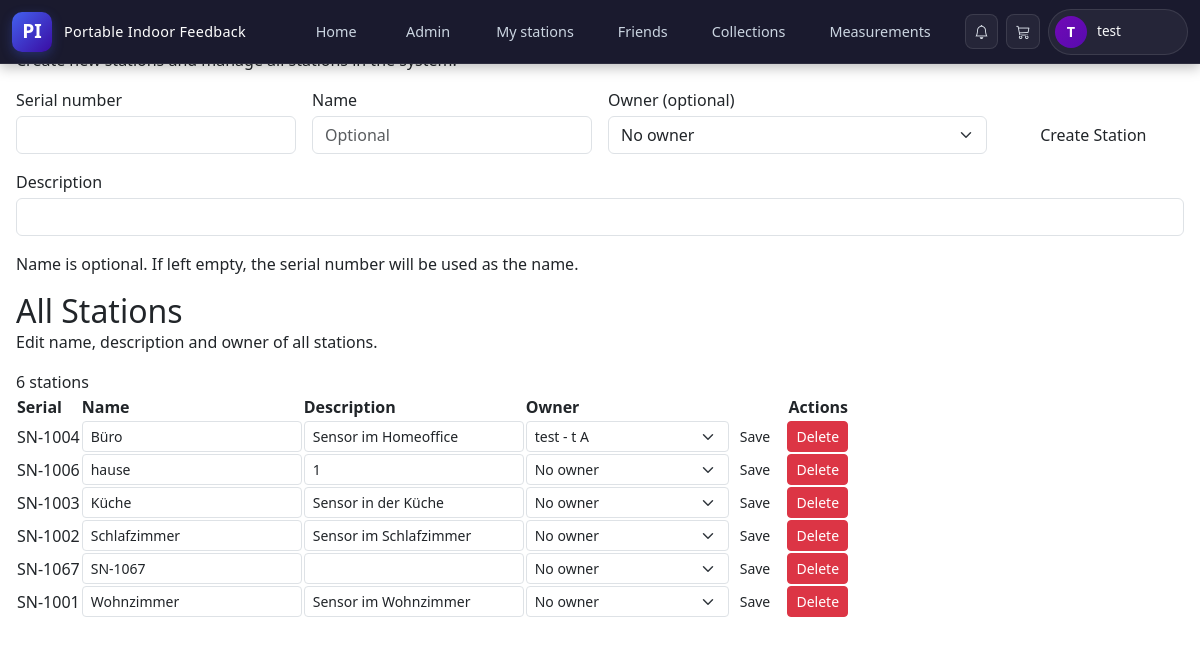
The page /admin/admin_stations.php (signed in) on the database its author committed.
### tables this page shows
CREATE TABLE `station` (
  `pk_serialNumber` varchar(50) NOT NULL,
  `name` varchar(100) DEFAULT NULL,
  `description` text,
  `fk_user_owns` varchar(50) DEFAULT NULL,
  `status` enum('Active','Paused') NOT NULL DEFAULT 'Active'
);

CREATE TABLE `user` (
  `pk_username` varchar(50) NOT NULL,
  `firstName` varchar(50) NOT NULL,
  `lastName` varchar(50) NOT NULL,
  `password` varchar(255) NOT NULL,
  `email` varchar(50) NOT NULL,
  `role` enum('User','Admin') NOT NULL DEFAULT 'User',
  `code` int DEFAULT NULL,
  `status` varchar(20) NOT NULL DEFAULT 'notverified',
  `mustChangePassword` tinyint(1) NOT NULL DEFAULT '0'
);

### admin/admin_stations.php (the view, shortened to what this page needs)
<?php
require '../includes/db_connection.php';
$stations_res = mysqli_query(
    $link,
    "SELECT station.pk_serialNumber, station.name, station.description,
            station.fk_user_owns, u.firstName, u.lastName
     FROM station
     LEFT JOIN user u ON station.fk_user_owns = u.pk_username
     ORDER BY station.name"
);
$users_res = mysqli_query(
    $link,
    "SELECT pk_username, firstName, lastName FROM user ORDER BY pk_username"
);
$users = [];
while ($u = mysqli_fetch_assoc($users_res)) {
    $users[] = $u;
}
$station_count = mysqli_num_rows($stations_res);
mysqli_data_seek($stations_res, 0);
?>
<?php include '../includes/header.php'; ?>
<main class="main-shell d-flex justify-content-center">
    <div class="container-xxl px-3">
        <section class="glass-card mb-3">
            <div class="glass-card-header">
                <div>
                    <h1 class="glass-card-title mb-0">
                    </h1>
                    <p class="glass-card-sub">
                    </p>
                </div>
            </div>
            <form method="post" class="row g-3 align-items-end">
                <div class="col-md-3">
                    <label class="form-label mb-1">
                        <?php echo ($lang === 'de') ? 'Seriennummer' : 'Serial number'; ?>
                    </label>
                    <input type="text" name="pk_serialNumber" class="form-control" required>
                </div>
                <div class="col-md-3">
                    <label class="form-label mb-1">
                        <?php echo ($lang === 'de') ? 'Name' : 'Name'; ?>
                    </label>
                    <input type="text" name="name" class="form-control" placeholder="Optional">
                </div>
                <div class="col-md-4">
                    <label class="form-label mb-1">
                        <?php echo ($lang === 'de') ? 'Eigentümer (optional)' : 'Owner (optional)'; ?>
                    </label>
                    <select name="fk_user_owns" class="form-select">
                        <option value="">
                            <?php echo ($lang === 'de') ? 'Kein Eigentümer' : 'No owner'; ?>
                        </option>
                    </select>
                </div>
                <div class="col-md-2 d-flex justify-content-md-end">
                    <button type="submit" class="btn btn-primary-soft w-100">
                        <?php echo ($lang === 'de') ? 'Station erstellen' : 'Create Station'; ?>
                    </button>
                </div>
                <div class="col-12">
                    <label class="form-label mb-1">
                        <?php echo ($lang === 'de') ? 'Beschreibung' : 'Description'; ?>
                    </label>
                    <input type="text" name="description" class="form-control">
                </div>
            </form>
            <p class="glass-card-sub mt-3 mb-0">
                <?php echo ($lang === 'de')
                    ? 'Name ist optional. Wenn leer, wird die Seriennummer als Name verwendet.'
                    : 'Name is optional. If left empty, the serial number will be used as the name.'; ?>
            </p>
        </section>
        <section class="glass-card">
            <div class="glass-card-header">
                <div>
                    <h2 class="glass-card-title mb-0">
                        <?php echo ($lang === 'de') ? 'Alle Stationen' : 'All Stations'; ?>
                    </h2>
                    <p class="glass-card-sub">
                        <?php echo ($lang === 'de')
                            ? 'Bearbeite Namen, Beschreibung und Eigentümer aller Stationen.'
                            : 'Edit name, description and owner of all stations.'; ?>
                    </p>
                </div>
                <span class="glass-card-sub">
                    <?php
                    echo $station_count . ' ' . (($lang === 'de')
                        ? ($station_count === 1 ? 'Station' : 'Stationen')
                        : ($station_count === 1 ? 'station' : 'stations'));
                    ?>
                </span>
            </div>
            <?php if ($station_count === 0): ?>
                <p class="glass-card-sub mb-0">
                    <?php echo ($lang === 'de')
                        ? 'Keine Stationen im System vorhanden.'
                        : 'No stations found in the system.'; ?>
                </p>
            <?php else: ?>
                <div class="table-responsive">
                    <table class="table-glass align-middle">
                        <thead>
                        <tr>
                            <th><?php echo ($lang === 'de') ? 'Serial' : 'Serial'; ?></th>
                            <th><?php echo ($lang === 'de') ? 'Name' : 'Name'; ?></th>
                            <th><?php echo ($lang === 'de') ? 'Beschreibung' : 'Description'; ?></th>
                            <th><?php echo ($lang === 'de') ? 'Eigentümer' : 'Owner'; ?></th>
                            <th class="text-end"><?php echo ($lang === 'de') ? 'Aktionen' : 'Actions'; ?></th>
                        </tr>
                        </thead>
                        <tbody>
                        <?php while ($s = mysqli_fetch_assoc($stations_res)): ?>
                            <tr>
                                <td>
                                    <?php echo htmlspecialchars($s['pk_serialNumber']); ?>
                                </td>
                                <td style="min-width: 180px;">
                                    <form method="post" class="d-flex gap-2">
                                        <input type="text" name="name"
                                               class="form-control form-control-sm"
                                               value="<?php echo htmlspecialchars($s['name']); ?>"
                                               placeholder="Optional">
                                </td>
                                <td style="min-width: 220px;">
                                        <input type="text" name="description"
                                               class="form-control form-control-sm"
                                               value="<?php echo htmlspecialchars($s['description']); ?>">
                                </td>
                                <td style="min-width: 200px;">
                                        <select name="fk_user_owns" class="form-select form-select-sm">
                                            <option value="">
                                                <?php echo ($lang === 'de') ? 'Kein Eigentümer' : 'No owner'; ?>
                                            </option>
                                            <?php foreach ($users as $u): ?>
                                                <option value="<?php echo htmlspecialchars($u['pk_username']); ?>"
                                                    <?php if (isset($s['fk_user_owns']) && $s['fk_user_owns'] === $u['pk_username']) echo 'selected'; ?>>
                                                    <?php echo htmlspecialchars($u['pk_username'] . ' - ' . $u['firstName'] . ' ' . $u['lastName']); ?>
                                                </option>
                                            <?php endforeach; ?>
                                        </select>
                                </td>
                                <td class="text-end">
                                        <button type="submit" name="save_station"
                                                class="btn btn-sm btn-primary-soft me-1">
                                            <?php echo ($lang === 'de') ? 'Speichern' : 'Save'; ?>
                                        </button>
                                    <form method="post" class="d-inline"
                                          onsubmit="return confirm('<?php echo ($lang === 'de')
                                              ? 'Station wirklich löschen?'
                                              : 'Really delete this station?'; ?>');">
                                        <button type="submit" name="delete_station"
                                                class="btn btn-sm btn-danger">
                                            <?php echo ($lang === 'de') ? 'Löschen' : 'Delete'; ?>
                                        </button>
                                    </form>
                                </td>
                            </tr>
                        <?php endwhile; ?>
                        </tbody>
                    </table>
                </div>
            <?php endif; ?>
        </section>
    </div>
</main>
</body>
</html>

### includes/header.php (shortened to what this page needs)
<?php
$lang = 'en';
$isAdmin = false;
if (isset($_SESSION['lang']) && in_array($_SESSION['lang'], ['de', 'en'], true)) {
    $lang = $_SESSION['lang'];
}
if (isset($_SESSION['role'])) {
    $isAdmin = ($_SESSION['role'] === 'Admin' || $_SESSION['role'] === 'admin');
}
?>
<!doctype html>
<html lang="<?php echo htmlspecialchars($lang); ?>" data-theme="dark">
<head>
    <link href="https://cdn.jsdelivr.net/npm/bootstrap@5.3.2/dist/css/bootstrap.min.css" rel="stylesheet">
    <link rel="stylesheet" href="https://cdn.jsdelivr.net/npm/bootstrap-icons@1.11.3/font/bootstrap-icons.css">
    <link rel="stylesheet" href="../assets/css/layout.css">
    <link rel="stylesheet" href="../assets/css/sidebars.css">
</head>
<body>
<nav class="navbar navbar-expand-lg app-navbar fixed-top">
    <div class="container-fluid">
        <a class="navbar-brand d-flex align-items-center" href="../user/dashboard.php">
            <span class="navbar-brand-badge">PI</span>
            <span class="fw-medium" style="font-size:.9rem;">Portable Indoor Feedback</span>
        </a>
        <div class="collapse navbar-collapse" id="mainNav">
            <ul class="navbar-nav mx-auto mb-2 mb-lg-0">
                <li class="nav-item">
                    <a href="../user/dashboard.php"
                       class="nav-link<?php echo basename($_SERVER['PHP_SELF']) === 'dashboard.php' ? ' active' : ''; ?>">
                        <?php echo ($lang === 'de') ? 'Home' : 'Home'; ?>
                    </a>
                </li>
                <?php if ($isAdmin): ?>
                    <li class="nav-item">
                        <a href="../admin/index.php"
                           class="nav-link<?php echo basename($_SERVER['PHP_SELF']) === 'admin.php' ? ' active' : ''; ?>">
                            Admin
                        </a>
                    </li>
                <?php endif; ?>
                <li class="nav-item">
                    <a href="../user/user_stations.php"
                       class="nav-link<?php echo basename($_SERVER['PHP_SELF']) === 'user_stations.php' ? ' active' : ''; ?>">
                        <?php echo ($lang === 'de') ? 'Meine Stationen' : 'My stations'; ?>
                    </a>
                </li>
                <li class="nav-item">
                    <a href="../user/user_friends.php"
                       class="nav-link<?php echo basename($_SERVER['PHP_SELF']) === 'user_friends.php' ? ' active' : ''; ?>">
                        <?php echo ($lang === 'de') ? 'Freunde' : 'Friends'; ?>
                    </a>
                </li>
                <li class="nav-item">
                    <a href="../user/user_collections.php"
                       class="nav-link<?php echo basename($_SERVER['PHP_SELF']) === 'user_collections.php' ? ' active' : ''; ?>">
                        <?php echo ($lang === 'de') ? 'Sammlungen' : 'Collections'; ?>
                    </a>
                </li>
                <li class="nav-item">
                    <a href="../user/user_measurements.php"
                       class="nav-link<?php echo basename($_SERVER['PHP_SELF']) === 'user_measurements.php' ? ' active' : ''; ?>">
                        <?php echo ($lang === 'de') ? 'Messwerte' : 'Measurements'; ?>
                    </a>
                </li>
            </ul>
            <?php
            $displayName = $_SESSION['pk_username'] ?? 'User';
            $initials    = strtoupper(substr($displayName, 0, 1));
            ?>
            <div class="d-flex align-items-center gap-2">
                <?php if (!empty($_SESSION['loggedin'])): ?>
                <a href="../user/notifications.php"
                   class="btn btn-sm position-relative"
                   style="background:rgba(255,255,255,.05);border:1px solid rgba(255,255,255,.1);color:#e2e8f0;border-radius:8px;padding:.35rem .55rem;"
                   title="<?php echo ($lang === 'de') ? 'Benachrichtigungen' : 'Notifications'; ?>">
                    <i class="bi bi-bell"></i>
                </a>
                <a href="../user/cart.php"
                   class="btn btn-sm position-relative"
                   style="background:rgba(255,255,255,.05);border:1px solid rgba(255,255,255,.1);color:#e2e8f0;border-radius:8px;padding:.35rem .55rem;"
                   title="<?php echo ($lang === 'de') ? 'Warenkorb' : 'Cart'; ?>">
                    <i class="bi bi-cart3"></i>
                </a>
                <?php endif; ?>
                <div class="dropdown">
                    <button class="btn profile-toggle d-flex align-items-center"
                            type="button" id="profileDropdown" data-bs-toggle="dropdown"
                            aria-expanded="false">
                        <span class="profile-initials">
                            <?php echo htmlspecialchars($initials); ?>
                        </span>
                        <span class="profile-name">
                            <?php echo htmlspecialchars($displayName); ?>
                        </span>
                    </button>
                </div>
            </div>
        </div>
    </div>
</nav>

### includes/header.php (style rules this page uses)
.app-navbar { background: #1a1a2e; box-shadow: 0 4px 12px rgba(0, 0, 0, 0.25); border-bottom: 1px solid rgba(255, 255, 255, 0.08); padding: 0.5rem 0; height: 64px; }
.navbar-brand-badge { background: linear-gradient(135deg, #4361ee 0%, #3a0ca3 100%); color: white; width: 40px; height: 40px; border-radius: 10px; display: inline-flex; align-items: center; justify-content: center; font-weight: bold; font-size: 1.2rem; margin-right: 12px; box-shadow: 0 4px 12px rgba(67, 97, 238, 0.3); }
.navbar-brand span:last-child { color: #ffffff; font-weight: 600; font-size: 1rem; letter-spacing: 0.3px; }
.navbar-nav.mx-auto { gap: 0.5rem; }
.nav-link { color: #cbd5e1 !important; font-weight: 500; font-size: 0.9rem; padding: 0.5rem 1rem !important; border-radius: 8px; transition: all 0.2s ease; white-space: nowrap; min-width: 80px; text-align: center; }
.profile-toggle { background: rgba(255, 255, 255, 0.05) !important; border: 1px solid rgba(255, 255, 255, 0.1) !important; border-radius: 50px; padding: 6px 15px 6px 6px !important; transition: all 0.2s ease; min-width: 140px; }
.profile-initials { background: linear-gradient(135deg, #7209b7 0%, #560bad 100%); color: white; width: 32px; height: 32px; border-radius: 50%; display: flex; align-items: center; justify-content: center; font-weight: bold; font-size: 0.9rem; margin-right: 10px; flex-shrink: 0; }
.profile-name { color: #f8f9fa; font-weight: 500; font-size: 0.85rem; overflow: hidden; text-overflow: ellipsis; max-width: 80px; }
.navbar-nav { flex-wrap: nowrap; overflow-x: auto; overflow-y: hidden; -webkit-overflow-scrolling: touch; scrollbar-width: none; }
.navbar-brand { margin-right: 2rem; }
.navbar-nav > .nav-item { margin: 0 2px; }

### rows shown on the page
station: pk_serialNumber "SN-1004", name "Büro", description "Sensor im Homeoffice", fk_user_owns "test - t A"
station: pk_serialNumber "SN-1006", name "hause", description "1"
station: pk_serialNumber "SN-1003", name "Küche", description "Sensor in der Küche"
station: pk_serialNumber "SN-1002", name "Schlafzimmer", description "Sensor im Schlafzimmer"
station: pk_serialNumber "SN-1067", name "SN-1067"
station: pk_serialNumber "SN-1001", name "Wohnzimmer", description "Sensor im Wohnzimmer"

### other values the page prints
$initials "T"
$displayName "test"
$station_count "6"
